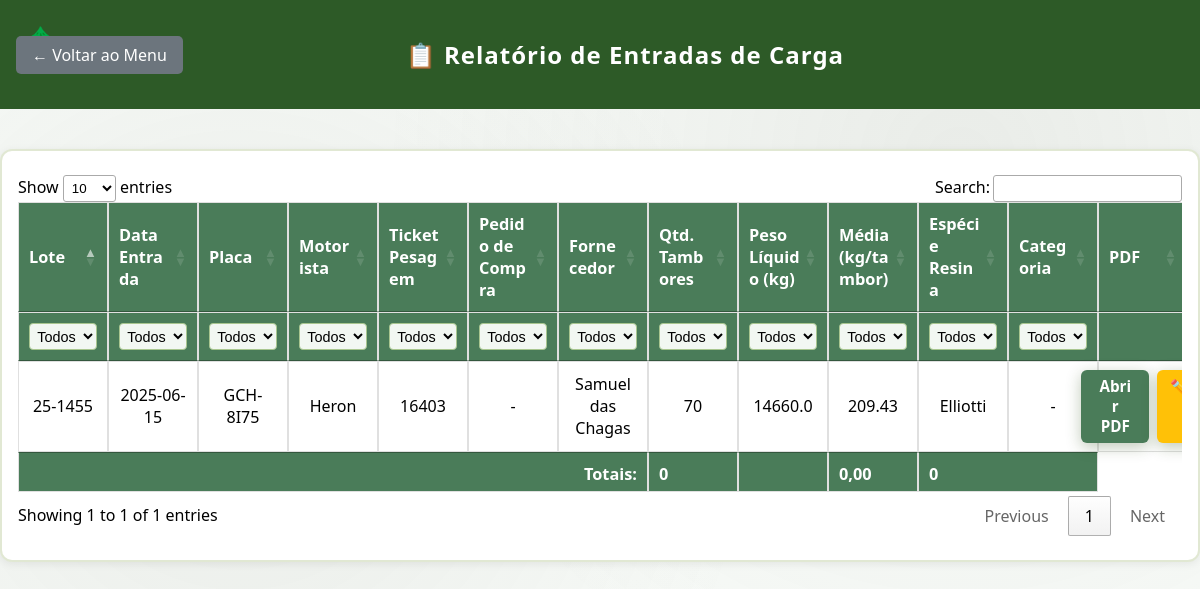
/relatorio-entradas (signed in), run on an earlier commit of the app's database.
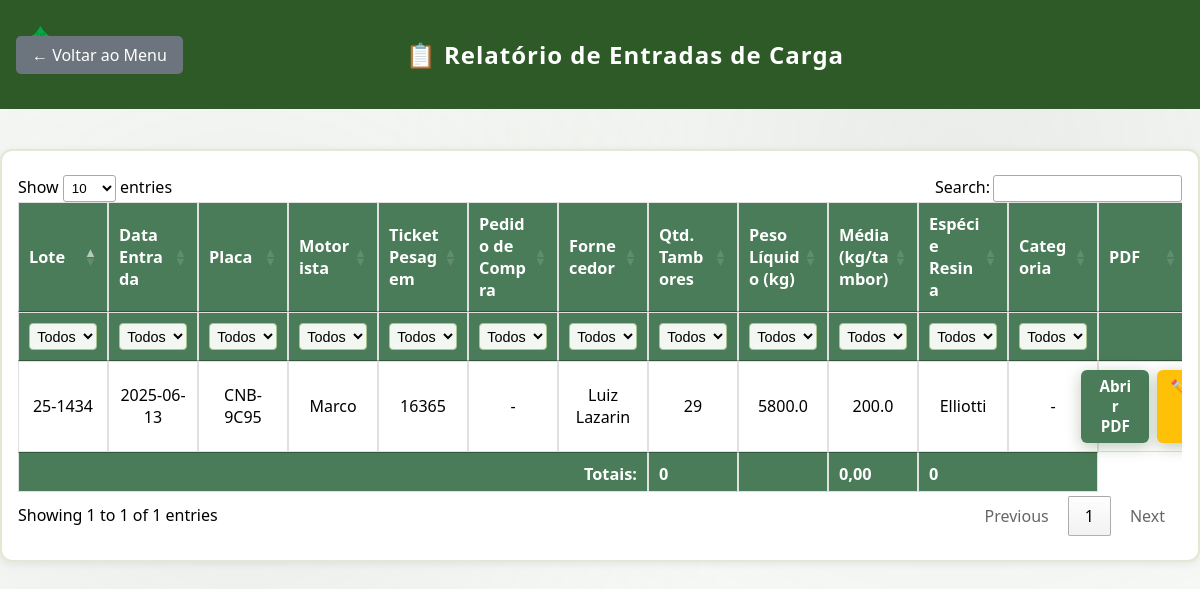
And on a later commit of the database.
### tables this page shows
CREATE TABLE entradas_carga (
            id INTEGER PRIMARY KEY AUTOINCREMENT,
            fornecedor TEXT NOT NULL,
            data_entrada TEXT NOT NULL,
            motorista TEXT NOT NULL,
            placa TEXT NOT NULL,
            quantidade_tambores INTEGER NOT NULL,
            especie_resina TEXT NOT NULL,
            lote TEXT NOT NULL,
            ticket_pesagem TEXT NOT NULL UNIQUE,
            peso_liquido REAL NOT NULL,
            data_registro TEXT NOT NULL,
            usuario_registro TEXT NOT NULL
        , pedido_compra TEXT, categoria TEXT);

### app.py (the view)
@app.route('/relatorio-entradas')
def relatorio_entradas():
    if 'logged_in' not in session or not session['logged_in']:
        return redirect(url_for('login'))
    entradas = listar_entradas()
    conn = sqlite3.connect(DB_PATH)
    cursor = conn.cursor()
    cursor.execute('SELECT lote, arquivo_pdf FROM processos_lote')
    pdfs_lotes = cursor.fetchall()
    conn.close()
    lotes_pdfs = {}
    for lote, pdf in pdfs_lotes:
        lotes_pdfs[lote] = pdf  # Garante que o último PDF vinculado ao lote seja exibido
    return render_template('relatorio_entradas.html', entradas=entradas, lotes_pdfs=lotes_pdfs)

### app.py (called while the page is built)
def listar_entradas():
    conn = sqlite3.connect(DB_PATH)
    cursor = conn.cursor()
    cursor.execute('SELECT * FROM entradas_carga ORDER BY lote ASC')
    colunas = [desc[0] for desc in cursor.description]
    entradas = [dict(zip(colunas, row)) for row in cursor.fetchall()]
    conn.close()
    return entradas

### templates/relatorio_entradas.html (shortened to what this page needs)
<!DOCTYPE html>
<html lang="pt-BR">
<head>
    <link rel="stylesheet" href="{{ url_for('static', filename='css/style.css') }}">
    <link rel="stylesheet" href="https://cdn.datatables.net/1.13.7/css/jquery.dataTables.min.css">
</head>
<body class="relatorio-body">
    <div class="header">
        <a href="{{ url_for('menu') }}" class="back-btn">← Voltar ao Menu</a>
        <div class="header-title">📋 Relatório de Entradas de Carga</div>
    </div>
    <div class="container">
        {% if entradas %}
        <div class="table-responsive">
            <table id="tabela-entradas">
                <thead>
                    <tr>
                        <th>Lote</th>
                        <th>Data Entrada</th>
                        <th>Placa</th>
                        <th>Motorista</th>
                        <th>Ticket Pesagem</th>
                        <th>Pedido de Compra</th>
                        <th>Fornecedor</th>
                        <th>Qtd. Tambores</th>
                        <th>Peso Líquido (kg)</th>
                        <th>Média (kg/tambor)</th>
                        <th>Espécie Resina</th>
                        <th>Categoria</th>
                        <th>PDF</th>
                    </tr>
                    <tr class="filters">
                        <th></th>
                        <th></th>
                        <th></th>
                        <th></th>
                        <th></th>
                        <th></th>
                        <th></th>
                        <th></th>
                        <th></th>
                        <th></th>
                        <th></th>
                        <th></th>
                        <th></th>
                    </tr>
                </thead>
                <tbody>
                    {% for entrada in entradas %}
                    <tr>
                        <td>{{ entrada.lote }}</td>
                        <td>{{ entrada.data_entrada }}</td>
                        <td>{{ entrada.placa }}</td>
                        <td>{{ entrada.motorista }}</td>
                        <td>{{ entrada.ticket_pesagem }}</td>
                        <td>{{ entrada.pedido_compra or '-' }}</td>
                        <td>{{ entrada.fornecedor }}</td>
                        <td>{{ entrada.quantidade_tambores }}</td>
                        <td>{{ entrada.peso_liquido }}</td>
                        <td>{% if entrada.quantidade_tambores and entrada.peso_liquido %}{{ (entrada.peso_liquido /
                            entrada.quantidade_tambores)|round(2) }}{% else %}-{% endif %}</td>
                        <td>{{ entrada.especie_resina }}</td>
                        <td>{{ entrada.categoria or '-' }}</td>
                        <td>
                            {% if entrada.lote in lotes_pdfs %}
                            <div style="display: flex; gap: 0.5rem; justify-content: center;">
                                <a href="{{ url_for('static', filename='processos_pdfs/' + lotes_pdfs[entrada.lote]) }}" class="btn"
                                    target="_blank"
                                    style="padding:0.4rem 1rem; font-size:0.95rem; background:#4a7c59; color:white; border-radius:6px; text-decoration:none;">Abrir
                                    PDF</a>
                                <a href="{{ url_for('registrar_processo', lote=entrada.lote) }}" class="btn"
                                    title="Editar PDF"
                                    style="padding:0.4rem 0.8rem; font-size:1.1rem; background:#ffc107; color:#333; border-radius:6px; text-decoration:none;">✏️
                                </a>
                            </div>
                            {% else %}
                            <a href="{{ url_for('registrar_processo', lote=entrada.lote) }}" class="btn"
                                style="padding:0.4rem 1rem; font-size:0.95rem; background:#4a7c59; color:white; border-radius:6px; text-decoration:none;">Registrar
                                Processo</a>
                            {% endif %}
                        </td>
                    </tr>
                    {% endfor %}
                </tbody>
                <tfoot>
                    <tr>
                        <th colspan="7" style="text-align:right">Totais:</th>
                        <th id="soma-tambores"></th>
                        <th id="soma-peso"></th>
                        <th id="media-peso-tambor"></th>
                        <th colspan="2"></th>
                    </tr>
                </tfoot>
            </table>
        </div>
        {% else %}
        <p style="text-align:center; color:#888;">Nenhuma entrada de carga registrada.</p>
        {% endif %}
    </div>
</body>

### static/css/style.css (style rules this page uses)
* { margin: 0; padding: 0; box-sizing: border-box; }
body { font-family: 'Segoe UI', Tahoma, Geneva, Verdana, sans-serif; background: linear-gradient(135deg, #2d5016 0%, #4a7c59 50%, #6b8e23 100%); background-attachment: fixed; min-height: 100vh; display: flex; align-items: center; justify-content: center; }
body::before { content: ''; position: fixed; top: 0; left: 0; width: 100%; height: 100%; background-image: radial-gradient(circle at 20% 50%, rgba(120, 119, 108, 0.1) 0%, transparent 50%), radial-gradient(circle at 80% 20%, rgba(120, 119, 108, 0.1) 0%, transparent 50%); pointer-events: none; z-index: -1; }
.container { background: rgba(255, 255, 255, 0.95); backdrop-filter: blur(10px); padding: 2.5rem; border-radius: 15px; box-shadow: 0 20px 40px rgba(45, 80, 22, 0.3); width: 100%; max-width: 420px; border: 2px solid rgba(107, 142, 35, 0.2); }
.header { text-align: center; margin-bottom: 2.5rem; }
.header::before { content: '🌲'; font-size: 2.5rem; display: block; margin-bottom: 1rem; }
.btn { display: inline-block; padding: 1rem 2rem; background: linear-gradient(135deg, #6b8e23 0%, #4a7c59 50%, #2d5016 100%); color: white; text-decoration: none; border: none; border-radius: 8px; cursor: pointer; font-size: 1rem; font-weight: 600; transition: all 0.3s ease; width: 100%; text-align: center; box-shadow: 0 4px 15px rgba(45, 80, 22, 0.3); }
.filters th { padding: 0.2rem; text-align: center; vertical-align: middle; }

### templates/relatorio_entradas.html (style rules this page uses)
body.relatorio-body { display: block !important; background: #f7faf7; min-height: 100vh; }
.header { background: #2d5a27; padding: 1.2rem 1rem; display: flex; align-items: center; justify-content: center; color: white; position: relative; }
.header-title { flex: 1; text-align: center; font-size: 1.5rem; font-weight: bold; letter-spacing: 1px; }
.back-btn { position: absolute; left: 1rem; top: 50%; transform: translateY(-50%); background: #6c757d; color: white; padding: 0.5rem 1rem; text-decoration: none; border-radius: 5px; font-size: 1rem; }
.container { max-width: 1800px !important; margin: 2.5rem auto 0 auto; padding: 1.5rem 1rem; background: white; border-radius: 12px; box-shadow: 0 2px 8px rgba(0, 0, 0, 0.07); }
.table-responsive { overflow-x: auto; width: 100%; }
table { width: 100%; border-collapse: collapse; margin-top: 0.5rem; font-size: 1rem; max-width: 100%; table-layout: fixed; }
th, td { border: 1px solid #e0e0e0; padding: 0.5rem 0.3rem; text-align: center; vertical-align: middle; white-space: normal; word-wrap: break-word; min-width: 120px; }
th { background: #4a7c59; color: #fff; font-size: 1.02rem; font-weight: 600; }
tr:nth-child(even) { background: #f2f7f2; }

What changed in the data, as far as the page shows it:
removed entradas_carga: lote "25-1455", data_entrada "2025-06-15", placa "GCH-8I75", motorista "Heron", ticket_pesagem "16403", pedido_compra "-", fornecedor "Samuel das Chagas", quantidade_tambores "70", peso_liquido "14660.0", peso_liquido+quantidade_tambores "209.43", especie_resina "Elliotti", categoria "-"
added entradas_carga: lote "25-1434", data_entrada "2025-06-13", placa "CNB-9C95", motorista "Marco", ticket_pesagem "16365", pedido_compra "-", fornecedor "Luiz Lazarin", quantidade_tambores "29", peso_liquido "5800.0", peso_liquido+quantidade_tambores "200.0", especie_resina "Elliotti", categoria "-"
